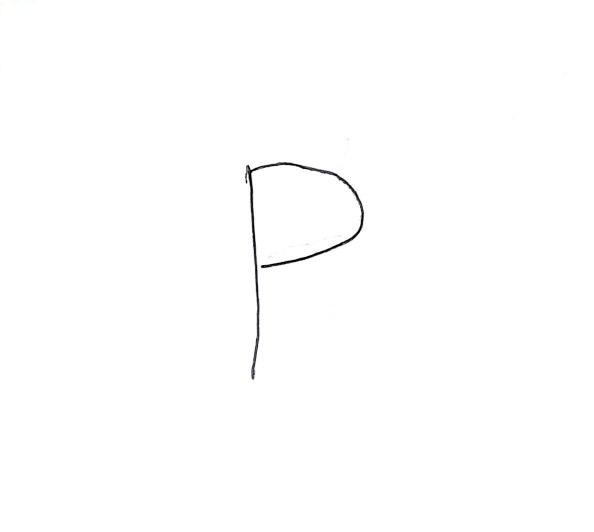
#> input picture Handwriting-Distinguisher/data/raw_images/HAMS-CHIB-S_107.jpg, 1188 x 1064 px, found by its file name (shown at 1/2 size); its folder holds only this picture in this run
$ python 'test processing script.py'
#> lines starting #> are read from the running program, lines starting #| are printed output that depends on the picture; after the words box and inside, x2 and y2 are one past the last pixel; in counts of white or black regions, pixels touching at a corner belong together
import cv2
import os
import numpy as np

INPUT_DIR = "C:\\Users\\BC-Tech\\Documents\\Chibueze's Code\\Personal-Projects\\Handwriting-Distinguisher\\data\\raw_images"
OUTPUT_DIR = "C:\\Users\\BC-Tech\\Documents\\Chibueze's Code\\Personal-Projects\\Handwriting-Distinguisher\\data\\processed"

TARGET_SIZE = (128, 128)
MARGIN = 0.15 # 30% margin around detected handwriting
EDGE_MARGIN = 0.12 # 5% margin from edges to discard components

os.makedirs(OUTPUT_DIR, exist_ok=True)

for filename in os.listdir(INPUT_DIR):
    if not filename.lower().endswith((".png", ".jpg", ".jpeg")):
        continue

    img = cv2.imread(os.path.join(INPUT_DIR, filename))
#> img is the input picture: shape (1064, 1188, 3); mean B, G, R 254.1, 254.1, 254.1
    gray = cv2.cvtColor(img, cv2.COLOR_BGR2GRAY)

    blurred = cv2.GaussianBlur(gray, (5, 5), 0)
    _, thresh = cv2.threshold(
        blurred, 0, 255, cv2.THRESH_BINARY_INV + cv2.THRESH_OTSU
    )
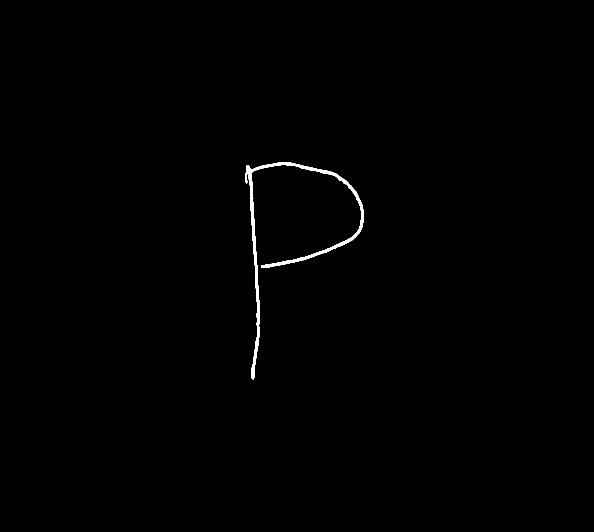
#> thresh: shape (1064, 1188) (shown at 1/2 size); 0.44% white; 1 white region, box (x1, y1, x2, y2) and area: (490, 324, 728, 759) 5578

    # connected components (find separate handwriting blobs)
    num_labels, labels, stats, centroids = cv2.connectedComponentsWithStats(thresh)
#> num_labels = 2; stats = [[0, 0, 1188, 1064, 1258454], [490, 324, 238, 435, 5578]]; centroids = [[593.6, 531.8], [577.3, 472.5]]

    h, w = gray.shape
#> h = 1064; w = 1188
    keep_mask = np.zeros_like(thresh)

    for i in range(1, num_labels):
        x, y, bw, bh, area = stats[i]

        cx, cy = centroids[i]

        # discard small noise
        if area < 50:
            continue

        # discard components near edges (likely labels / marks)
        if (
            cx < EDGE_MARGIN * w
            or cx > (1 - EDGE_MARGIN) * w
            or cy < EDGE_MARGIN * h
            or cy > (1 - EDGE_MARGIN) * h
        ):
            continue

        keep_mask[labels == i] = 255
#> this loop made 1 pass
#> (x, y, bw, bh, area, cx, cy) on pass 1: (490, 324, 238, 435, 5578, 577.3, 472.5)

    coords = cv2.findNonZero(keep_mask)
#> coords = contour of 5578 points, box (x1, y1, x2, y2) (490, 324, 728, 759), area 6248

    if coords is None:
        cropped = gray
    else:
        x, y, w2, h2 = cv2.boundingRect(coords)
#> w2 = 238; h2 = 435

        mx = int(w2 * MARGIN)
#> mx = 35
        my = int(h2 * MARGIN)
#> my = 65

        x = max(0, x - mx)
#> x = 455
        y = max(0, y - my)
#> y = 259
        w2 = min(gray.shape[1] - x, w2 + 2 * mx)
#> w2 = 308
        h2 = min(gray.shape[0] - y, h2 + 2 * my)
#> h2 = 565

        cropped = gray[y:y+h2, x:x+w2]
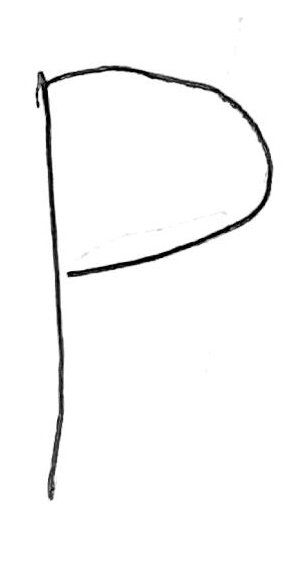
#> cropped: shape (565, 308); min 0, max 255, mean 248.6

    # resize to square with padding
    ch, cw = cropped.shape
#> ch = 565; cw = 308
    scale = min(TARGET_SIZE[0] / cw, TARGET_SIZE[1] / ch)
#> scale = 0.227
    nw, nh = int(cw * scale), int(ch * scale)
#> nw = 69; nh = 128

    resized = cv2.resize(cropped, (nw, nh))
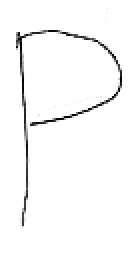
#> resized: shape (128, 69) (shown 2 times larger); min 0, max 255, mean 248.5
    canvas = np.ones(TARGET_SIZE, dtype="uint8") * 255

    xo = (TARGET_SIZE[0] - nw) // 2
#> xo = 29
    yo = (TARGET_SIZE[1] - nh) // 2
#> yo = 0
    canvas[yo:yo+nh, xo:xo+nw] = resized
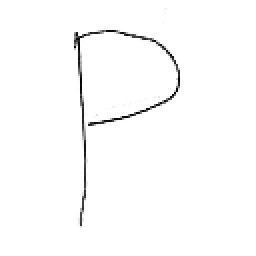
#> canvas: shape (128, 128) (shown 2 times larger); min 0, max 255, mean 251.5

    cv2.imwrite(os.path.join(OUTPUT_DIR, filename), canvas)

print("Done.")

$ run again, on Handwriting-Distinguisher/data/raw_images/HAMS-CHIB-S_46.jpg
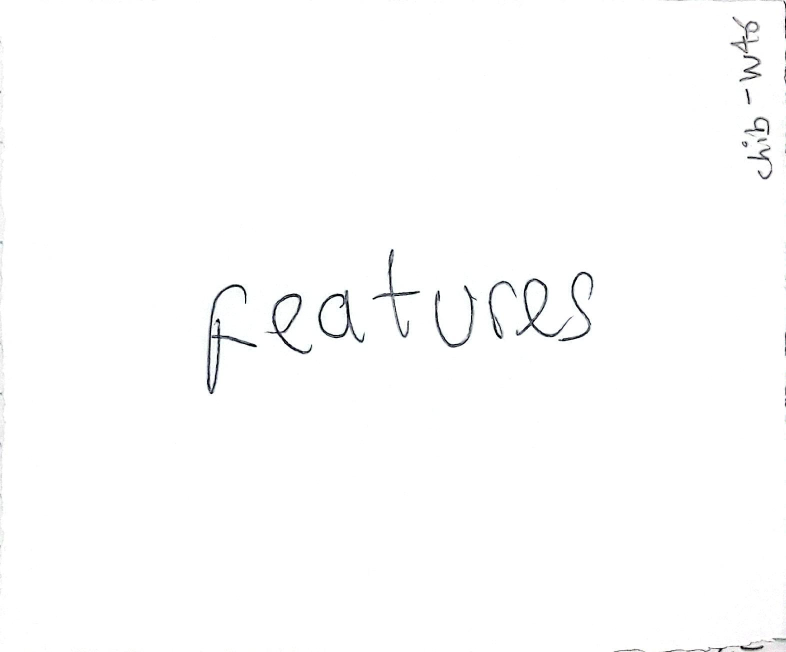
#> input picture Handwriting-Distinguisher/data/raw_images/HAMS-CHIB-S_46.jpg, 1572 x 1304 px, found by its file name (shown at 1/2 size)
#> img is the input picture: shape (1304, 1572, 3); mean B, G, R 253.2, 253.2, 253.1
#> `_, thresh = cv2.threshold( blurred, 0, 255, cv2.THRESH_BINARY_INV + cv..`:
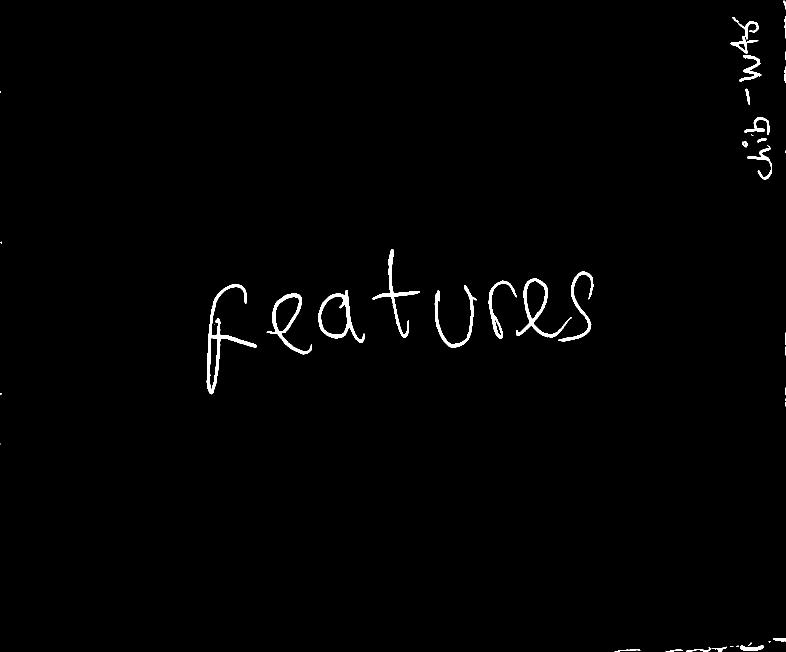
#> thresh: shape (1304, 1572) (shown at 1/2 size); 0.94% white; 42 white regions (13 under 20 px), largest, box (x1, y1, x2, y2) and area: (413, 568, 514, 789) 3054, (636, 580, 730, 686) 1970, (1032, 556, 1143, 675) 1943
#> labels: shape (1304, 1572) int32; 43 distinct labels, from 0 to 42
#> num_labels = 43; stats = 43 rows, first 6: [0, 0, 1572, 1304, 2030672], [1567, 1, 5, 18, 50], [1569, 32, 3, 45, 97], [1465, 34, 53, 45, 449], [1461, 72, 56, 35, 466], [1570, 103, 2, 17, 32]; centroids = 43 pairs, first value 0 to 1571, second value 7.9 to 1301
#> the loop `for i in range(1, num_labels):` made 42 passes
#> (x, y, bw, bh, area, cx, cy) on passes 1 to 8: (1567, 1, 5, 18, 50, 1569.5, 7.9), (1569, 32, 3, 45, 97, 1570.4, 53.54), (1465, 34, 53, 45, 449, 1495.4, 53.68), (1461, 72, 56, 35, 466, 1486.1, 88.21), (1570, 103, 2, 17, 32, 1570.5, 111), (1479, 110, 44, 53, 713, 1502.4, 137.1), (1568, 133, 4, 33, 85, 1570, 150.4), (1491, 177, 9, 32, 149, 1495.5, 192.3)
#> coords = contour of 14681 points, box (x1, y1, x2, y2) (413, 498, 1187, 789), area 25579
#> `x, y, w2, h2 = cv2.boundingRect(coords)`: x = 413; y = 498; w2 = 774; h2 = 291
#> mx = 116
#> my = 43
#> `x = max(0, x - mx)`: x = 297
#> `y = max(0, y - my)`: y = 455
#> `w2 = min(gray.shape[1] - x, w2 + 2 * mx)`: w2 = 1006
#> `h2 = min(gray.shape[0] - y, h2 + 2 * my)`: h2 = 377
#> `canvas[yo:yo+nh, xo:xo+nw] = resized`:
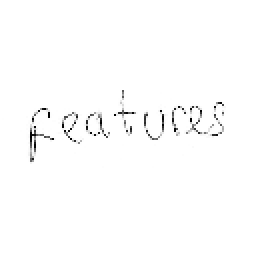
#> canvas: shape (128, 128) (shown 2 times larger); min 1, max 255, mean 252.3

$ run again, on Handwriting-Distinguisher/data/raw_images/HAMS-CHIB-S_49.jpg
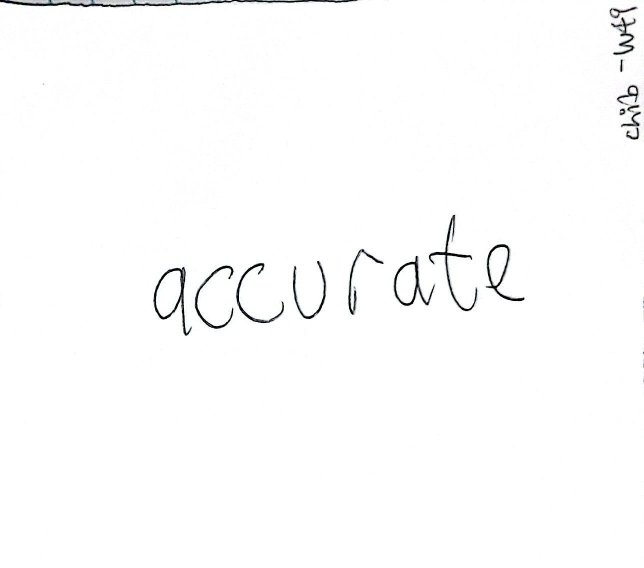
#> input picture Handwriting-Distinguisher/data/raw_images/HAMS-CHIB-S_49.jpg, 1288 x 1136 px, found by its file name (shown at 1/2 size)
#> img is the input picture: shape (1136, 1288, 3); mean B, G, R 252.1, 252.1, 252
#> thresh: shape (1136, 1288); 1.3% white; 20 white regions (3 under 20 px), largest, box (x1, y1, x2, y2) and area: (0, 0, 715, 15) 3945, (307, 534, 383, 672) 2008, (857, 430, 955, 623) 1965
#> labels: shape (1136, 1288) int32; 21 distinct labels, from 0 to 20
#> num_labels = 21; stats = 21 rows, first 6: [0, 0, 1288, 1136, 1443835], [0, 0, 715, 15, 3945], [1219, 14, 55, 23, 399], [1222, 35, 49, 75, 1115], [1240, 119, 6, 25, 111], [1234, 170, 43, 40, 523]; centroids = 21 rows, first 8: [642.9, 569.9], [322.3, 5.69], [1241, 23], [1249.5, 72.97], [1242.3, 131.3], [1258.5, 188.3], [1265.2, 215], [1244.7, 223.2]
#> the loop `for i in range(1, num_labels):` made 20 passes
#> (x, y, bw, bh, area, cx, cy) on passes 1 to 8: (0, 0, 715, 15, 3945, 322.3, 5.69), (1219, 14, 55, 23, 399, 1241, 23), (1222, 35, 49, 75, 1115, 1249.5, 72.97), (1240, 119, 6, 25, 111, 1242.3, 131.3), (1234, 170, 43, 40, 523, 1258.5, 188.3), (1254, 210, 25, 14, 155, 1265.2, 215), (1239, 217, 12, 14, 111, 1244.7, 223.2), (1242, 223, 40, 31, 384, 1265.4, 242.2)
#> after the loop `for i in range(1, num_labels):`:
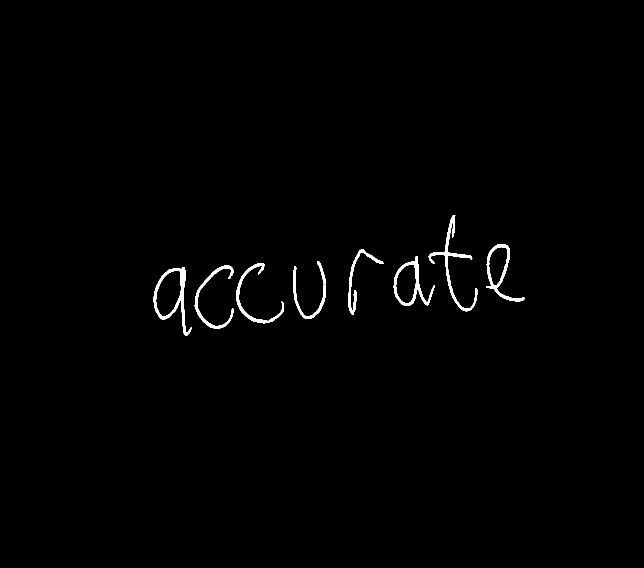
#> keep_mask: shape (1136, 1288) (shown at 1/2 size); 0.84% white; 8 white regions, largest, box (x1, y1, x2, y2) and area: (307, 534, 383, 672) 2008, (857, 430, 955, 623) 1965, (787, 512, 870, 612) 1635
#> coords = contour of 12330 points, box (x1, y1, x2, y2) (307, 430, 1049, 672), area 16744
#> `x, y, w2, h2 = cv2.boundingRect(coords)`: x = 307; y = 430; w2 = 742; h2 = 242
#> mx = 111
#> my = 36
#> `x = max(0, x - mx)`: x = 196
#> `y = max(0, y - my)`: y = 394
#> `w2 = min(gray.shape[1] - x, w2 + 2 * mx)`: w2 = 964
#> `h2 = min(gray.shape[0] - y, h2 + 2 * my)`: h2 = 314
#> `canvas[yo:yo+nh, xo:xo+nw] = resized`:
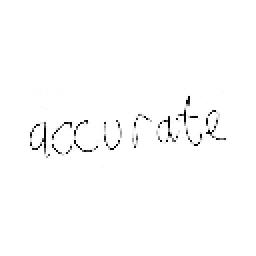
#> canvas: shape (128, 128) (shown 2 times larger); min 0, max 255, mean 252.2

$ run again, on Handwriting-Distinguisher/data/raw_images/HAMS-CHIB-S_64.jpg
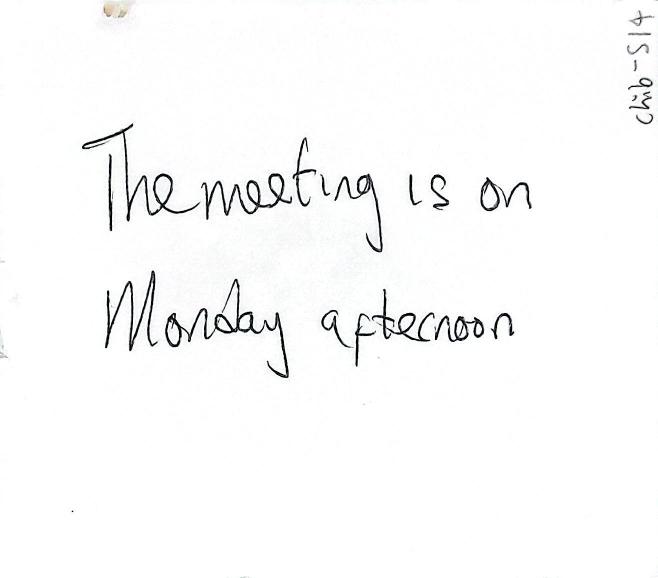
#> input picture Handwriting-Distinguisher/data/raw_images/HAMS-CHIB-S_64.jpg, 1316 x 1156 px, found by its file name (shown at 1/2 size)
#> img is the input picture: shape (1156, 1316, 3); mean B, G, R 249.9, 249.9, 249.7
#> thresh: shape (1156, 1316); 2.1% white; 35 white regions (6 under 20 px), largest, box (x1, y1, x2, y2) and area: (330, 557, 578, 756) 5322, (164, 247, 400, 443) 3794, (402, 347, 585, 440) 3571
#> labels: shape (1156, 1316) int32; 36 distinct labels, from 0 to 35
#> num_labels = 36; stats = 36 rows, first 6: [0, 0, 1316, 1156, 1489692], [208, 17, 3, 8, 14], [1268, 22, 35, 29, 173], [213, 29, 8, 4, 21], [237, 32, 2, 2, 4], [1262, 41, 11, 7, 22]; centroids = 36 pairs, first value 144.7 to 1292.2, second value 20.36 to 1022
#> the loop `for i in range(1, num_labels):` made 35 passes
#> (x, y, bw, bh, area, cx, cy) on passes 2, 3, 5, 6, 7, 8, 9, 10: (1268, 22, 35, 29, 173, 1282.6, 36.09), (213, 29, 8, 4, 21, 216.4, 30.86), (1262, 41, 11, 7, 22, 1266.6, 43.77), (1257, 66, 44, 4, 131, 1279.8, 67.69), (1262, 88, 35, 20, 155, 1282.6, 97.28), (1255, 91, 5, 15, 37, 1256.4, 98.11), (1268, 120, 5, 22, 70, 1270.5, 130.7), (1256, 156, 50, 23, 364, 1285.3, 167.1)
#> after the loop `for i in range(1, num_labels):`:
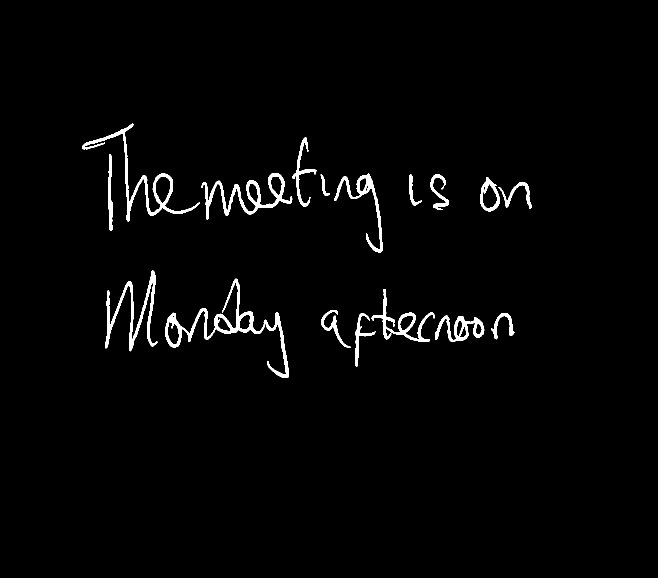
#> keep_mask: shape (1156, 1316) (shown at 1/2 size); 2% white; 17 white regions, largest, box (x1, y1, x2, y2) and area: (330, 557, 578, 756) 5322, (164, 247, 400, 443) 3794, (402, 347, 585, 440) 3571
#> coords = contour of 29929 points, box (x1, y1, x2, y2) (164, 247, 1063, 756), area 53446
#> `x, y, w2, h2 = cv2.boundingRect(coords)`: x = 164; y = 247; w2 = 899; h2 = 509
#> mx = 134
#> my = 76
#> `x = max(0, x - mx)`: x = 30
#> `y = max(0, y - my)`: y = 171
#> `w2 = min(gray.shape[1] - x, w2 + 2 * mx)`: w2 = 1167
#> `h2 = min(gray.shape[0] - y, h2 + 2 * my)`: h2 = 661
#> `canvas[yo:yo+nh, xo:xo+nw] = resized`:
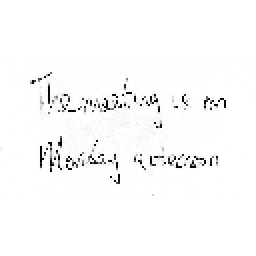
#> canvas: shape (128, 128) (shown 2 times larger); min 0, max 255, mean 249.8

$ run again, on Handwriting-Distinguisher/data/raw_images/HAMS-CHIB-S_114.jpg
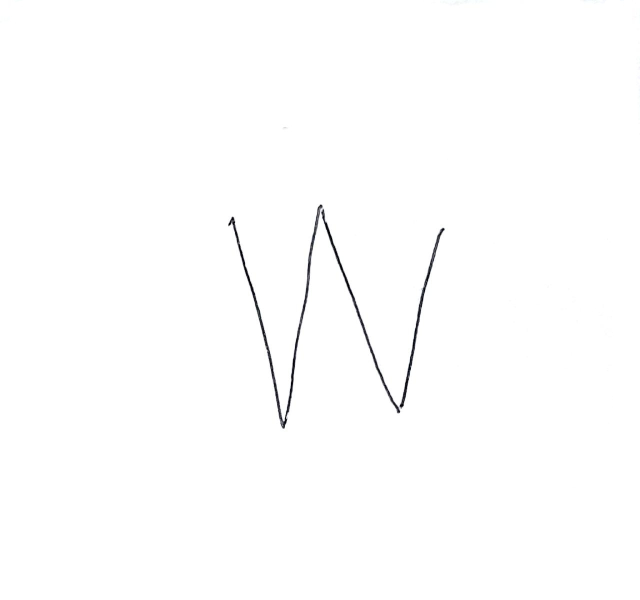
#> input picture Handwriting-Distinguisher/data/raw_images/HAMS-CHIB-S_114.jpg, 1280 x 1200 px, found by its file name (shown at 1/2 size)
#> img is the input picture: shape (1200, 1280, 3); mean B, G, R 253.8, 253.8, 253.8
#> thresh: shape (1200, 1280); 0.63% white; 3 white regions, box (x1, y1, x2, y2) and area: (456, 409, 645, 857) 5007, (642, 418, 801, 826) 2449, (799, 456, 889, 817) 2264
#> labels: shape (1200, 1280) int32; 4 distinct labels, from 0 to 3
#> num_labels = 4; stats = [[0, 0, 1280, 1200, 1526280], [456, 409, 189, 448, 5007], [642, 418, 159, 408, 2449], [799, 456, 90, 361, 2264]]; centroids = [[639.3, 599.3], [560.6, 633.1], [715.3, 622.5], [839.2, 634.9]]
#> the loop `for i in range(1, num_labels):` made 3 passes
#> (x, y, bw, bh, area, cx, cy) on passes 1 to 3: (456, 409, 189, 448, 5007, 560.6, 633.1), (642, 418, 159, 408, 2449, 715.3, 622.5), (799, 456, 90, 361, 2264, 839.2, 634.9)
#> coords = contour of 9720 points, box (x1, y1, x2, y2) (456, 409, 889, 857), area 26018
#> `x, y, w2, h2 = cv2.boundingRect(coords)`: x = 456; y = 409; w2 = 433; h2 = 448
#> mx = 64
#> my = 67
#> `x = max(0, x - mx)`: x = 392
#> `y = max(0, y - my)`: y = 342
#> `w2 = min(gray.shape[1] - x, w2 + 2 * mx)`: w2 = 561
#> `h2 = min(gray.shape[0] - y, h2 + 2 * my)`: h2 = 582
#> `canvas[yo:yo+nh, xo:xo+nw] = resized`:
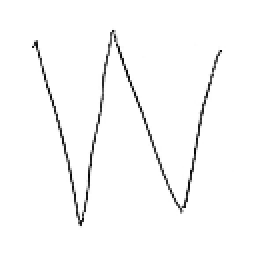
#> canvas: shape (128, 128) (shown 2 times larger); min 1, max 255, mean 249.5
